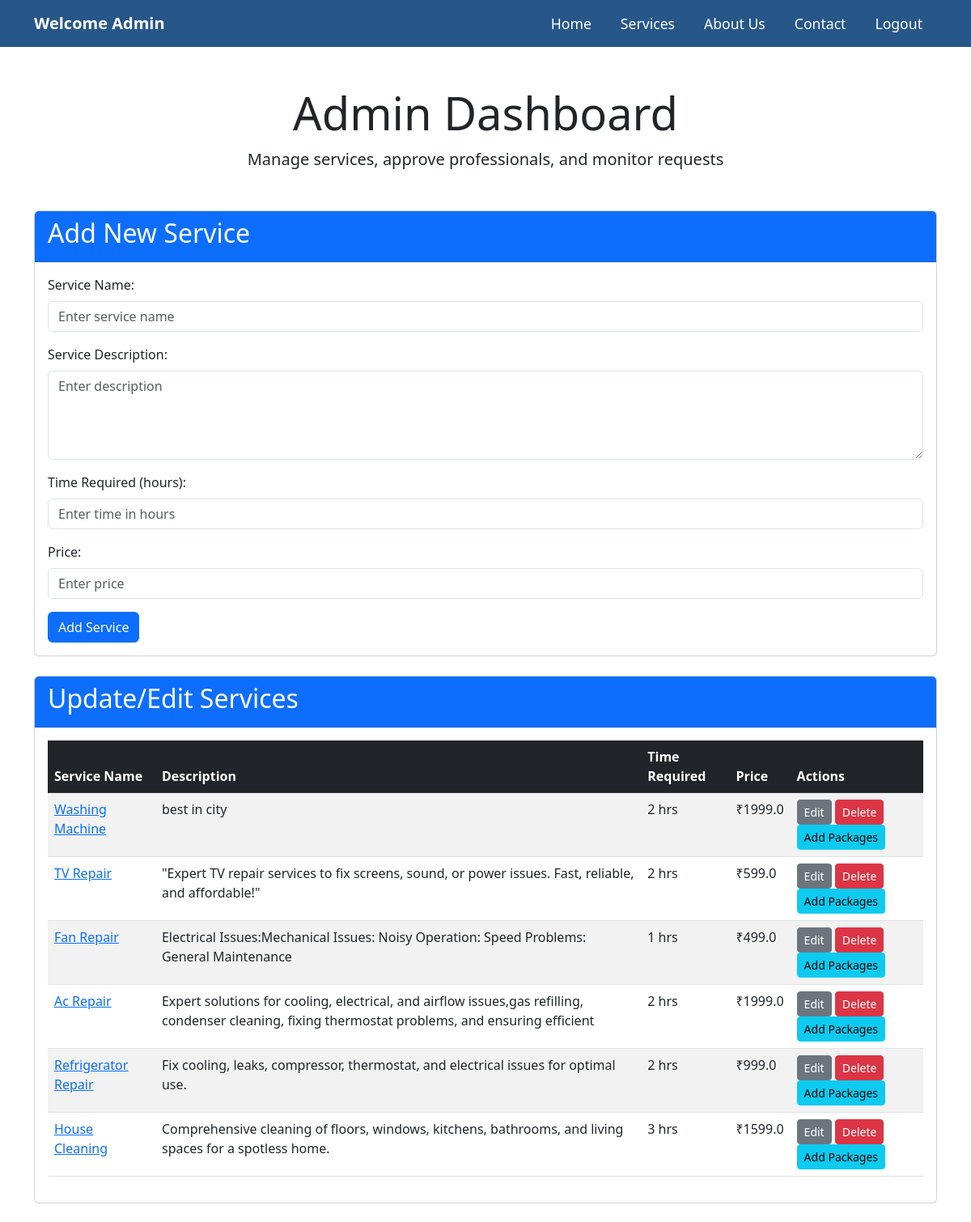
The page /admindashboard (signed in, upper part) on the database its author committed.
### app.py (models this page shows, shortened)
class Service(db.Model, UserMixin):
    __tablename__ = 'service'
    id = db.Column(db.Integer, primary_key=True, autoincrement=True)
    price = db.Column(db.Float, nullable=False)
    time_required = db.Column(db.String(150), nullable=False)
    description = db.Column(db.String(500), nullable=True)
    servicename = db.Column(db.String(150), db.ForeignKey('service_professional.servicename'), nullable=False)
    service_professional = db.relationship('ServiceProfessional', back_populates='services')
    packages = db.relationship('Package', back_populates='service', lazy='joined')

### app.py (the view)
    @app.route("/admindashboard")
    @login_required
    def adminhome():
        services = Service.query.all()
        professionals = ServiceProfessional.query.all()
        customers = Customer.query.all()
        requests = (
            ServiceRequest.query
            .join(Service, ServiceRequest.service_id == Service.id)
            .filter(
                or_(
                    ServiceRequest.status == StatusEnum.Pending.value,
                    ServiceRequest.status == StatusEnum.In_progress.value,
                    ServiceRequest.status == StatusEnum.Completed.value,
                    ServiceRequest.status == StatusEnum.Cancelled.value,
                    ServiceRequest.status == StatusEnum.Rejected.value,
                    ServiceRequest.status == StatusEnum.Accepted.value
                )
            )
            .all()
        )
        for request in requests:
            package = Package.query.get(request.package_id)
            request.pkg_name = package.name if package else "No Package"
            customer = Customer.query.get(request.customer_id)
            request.cus_name = customer.name if customer else "No Customer"
            request.cus_address = customer.address if customer else "No address"
            request.cus_pincode = customer.pincode if customer else "No pincode"
            professional = ServiceProfessional.query.get(request.professional_id)
            request.professional_name = professional.name if professional else "No Professional"
        return render_template(
            "Admin_dashboard.html",
            services=services,
            professionals=professionals,
            admin=current_user,
            customers=customers,
            requests=requests
        )

### app.py (called while the page is built)
@login_manager.user_loader
def load_user(user_id):
    user = db.session.get(Customer, int(user_id))
    if user:
        return user
    user = db.session.get(Admin, int(user_id))
    if user:
        return user
    user = db.session.get(ServiceProfessional, int(user_id))
    return user  # This will return None if no user is found

### templates/Admin_dashboard.html (shortened to what this page needs)
<!DOCTYPE html>
<html lang="en">
<head>
    <link rel="stylesheet" href="{{ url_for('static', filename='style.css') }}">
    <link href="https://cdn.jsdelivr.net/npm/bootstrap@5.3.0-alpha3/dist/css/bootstrap.min.css" rel="stylesheet">
</head>
<body>
    <nav class="navbar navbar-expand-lg navbar-dark">
        <div class="container">
            <a class="navbar-brand" href="#">Welcome Admin</a>
            <div class="collapse navbar-collapse" id="navbarNav">
                <ul class="navbar-nav ms-auto">
                    <li class="nav-item">
                        <a class="nav-link" href="/">Home</a>
                    </li>
                    <li class="nav-item">
                        <a class="nav-link" href="#services">Services</a>
                    </li>
                    <li class="nav-item">
                        <a class="nav-link" href="#about">About Us</a>
                    </li>
                    <li class="nav-item">
                        <a class="nav-link" href="#contact">Contact</a>
                    </li>
                    <li class="nav-item">
                        <a class="nav-link" href="/logout">Logout</a>
                    </li>
                </ul>
            </div>
        </div>
    </nav>
    <div class="container mt-5 text-center">
        <h1 class="display-4">Admin Dashboard</h1>
        <p class="lead">Manage services, approve professionals, and monitor requests</p>
    </div>
    <div class="container mt-5">
        <div class="card mb-4">
            <div class="card-header bg-primary text-white">
                <h2>Add New Service</h2>
            </div>
            <div class="card-body">
                <form action="/addservice" method="POST">
                    <div class="mb-3">
                        <label for="servicename" class="form-label">Service Name:</label>
                        <input type="text" class="form-control" id="servicename" name="servicename" placeholder="Enter service name" required>
                    </div>
                    <div class="mb-3">
                        <label for="description" class="form-label">Service Description:</label>
                        <textarea class="form-control" id="description" name="description" rows="4" placeholder="Enter description" required></textarea>
                    </div>
                    <div class="mb-3">
                        <label for="time_required" class="form-label">Time Required (hours):</label>
                        <input type="number" class="form-control" id="time_required" name="time_required" placeholder="Enter time in hours" required>
                    </div>
                    <div class="mb-3">
                        <label for="price" class="form-label">Price:</label>
                        <input type="number" class="form-control" id="price" name="price" placeholder="Enter price" required>
                    </div>
                    <button type="submit" class="btn btn-primary">Add Service</button>
                </form>
            </div>
        </div>
        <div class="card mb-4">
            <div class="card-header bg-primary text-white">
                <h2>Update/Edit Services</h2>
            </div>
            <div class="card-body">
                <table class="table table-striped table-hover">
                    <thead class="table-dark">
                        <tr>
                            <th>Service Name</th>
                            <th>Description</th>
                            <th>Time Required</th>
                            <th>Price</th>
                            <th>Actions</th>
                        </tr>
                    </thead>
                    <tbody>
                        {% for service in services %}
                        <tr>
                            <td><a href="{{ url_for('admin_SEEpackage', service_id=service.id) }}">{{ service.servicename }}</a></td>
                            <td>{{ service.description }}</td>
                            <td>{{ service.time_required }} hrs</td>
                            <td>₹{{ service.price }}</td>
                            <td>
                                <a href="{{ url_for('edit_service', service_id=service.id) }}" class="btn btn-sm btn-secondary">Edit</a>
                                <form action="{{ url_for('delete_service', service_id=service.id) }}" method="post" class="d-inline">
                                    <button type="submit" class="btn btn-sm btn-danger" onclick="return confirm('Are you sure you want to delete this service?');">Delete</button>
                                </form>
                                <a href="{{ url_for('adminpackage', service_id=service.id) }}" class="btn btn-sm btn-info">Add Packages</a>
                            </td>
                        </tr>
                        {% endfor %}
                    </tbody>
                </table>
            </div>
        </div>
    </div>
</body>
</html>

### static/style.css (style rules this page uses)
body { background-color: #808080; color: #665656; }
.navbar { background-color: #275689; padding: 15px 0; }
.navbar-brand { font-size: 1.8rem; font-weight: bold; color: white; }
.navbar-nav .nav-link { color: white !important; font-size: 1.1rem; margin: 0 10px; }

### rows shown on the page
Service: servicename "Washing Machine", description "best in city", time_required "2", price "1999.0"
Service: servicename "TV Repair", description "\"Expert TV repair services to fix screens, sound, or power issues. Fast, reliable, and affordable!\"", time_required "2", price "599.0"
Service: servicename "Fan Repair", description "Electrical Issues:Mechanical Issues: Noisy Operation: Speed Problems: General Maintenance", time_required "1", price "499.0"
Service: servicename "Ac Repair", description "Expert solutions for cooling, electrical, and airflow issues,gas refilling, condenser cleaning, fixing thermostat problems, and ensuring efficient", time_required "2", price "1999.0"
Service: servicename "Refrigerator Repair", description "Fix cooling, leaks, compressor, thermostat, and electrical issues for optimal use.", time_required "2", price "999.0"
Service: servicename "House Cleaning", description "Comprehensive cleaning of floors, windows, kitchens, bathrooms, and living spaces for a spotless home.", time_required "3", price "1599.0"
